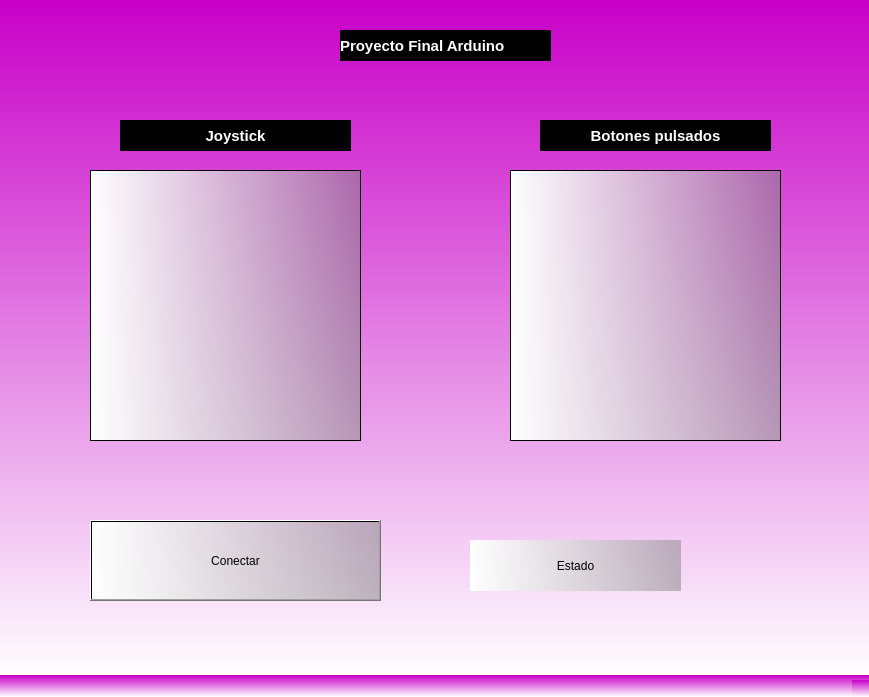
<?xml version="1.0" encoding="UTF-8"?>
<ui version="4.0">
 <class>MainWindow</class>
 <widget class="QMainWindow" name="MainWindow">
  <property name="geometry">
   <rect>
    <x>0</x>
    <y>0</y>
    <width>869</width>
    <height>697</height>
   </rect>
  </property>
  <property name="windowTitle">
   <string>MainWindow</string>
  </property>
  <property name="styleSheet">
   <string notr="true">background-color: qlineargradient(spread:pad, x1:0, y1:1 x2:0, y2:0, stop:1 rgba(200, 0, 200, 255), stop:0 rgba(255, 255, 255, 255));</string>
  </property>
  <widget class="QWidget" name="centralwidget">
   <widget class="QTextEdit" name="txt_botones">
    <property name="geometry">
     <rect>
      <x>510</x>
      <y>170</y>
      <width>271</width>
      <height>271</height>
     </rect>
    </property>
    <property name="styleSheet">
     <string notr="true">background-color:qlineargradient(spread:pad, x1:0, y1:0, x2:1, y2:0, stop:1 rgba(135, 135, 135, 135), stop:0 rgba(255, 255, 255, 255))</string>
    </property>
    <property name="documentTitle">
     <string/>
    </property>
    <property name="html">
     <string>&lt;!DOCTYPE HTML PUBLIC &quot;-//W3C//DTD HTML 4.0//EN&quot; &quot;http://www.w3.org/TR/REC-html40/strict.dtd&quot;&gt;
&lt;html&gt;&lt;head&gt;&lt;meta name=&quot;qrichtext&quot; content=&quot;1&quot; /&gt;&lt;style type=&quot;text/css&quot;&gt;
p, li { white-space: pre-wrap; }
&lt;/style&gt;&lt;/head&gt;&lt;body style=&quot; font-family:'MS Shell Dlg 2'; font-size:7.8pt; font-weight:400; font-style:normal;&quot;&gt;
&lt;p style=&quot;-qt-paragraph-type:empty; margin-top:0px; margin-bottom:0px; margin-left:0px; margin-right:0px; -qt-block-indent:0; text-indent:0px;&quot;&gt;&lt;br /&gt;&lt;/p&gt;&lt;/body&gt;&lt;/html&gt;</string>
    </property>
    <property name="acceptRichText">
     <bool>true</bool>
    </property>
   </widget>
   <widget class="QLabel" name="label_MovimientosJostick">
    <property name="geometry">
     <rect>
      <x>120</x>
      <y>120</y>
      <width>231</width>
      <height>31</height>
     </rect>
    </property>
    <property name="font">
     <font>
      <pointsize>11</pointsize>
      <weight>75</weight>
      <bold>true</bold>
     </font>
    </property>
    <property name="styleSheet">
     <string notr="true">

color:rgb(255, 255, 255);
background-color: rgb(0, 0, 0);</string>
    </property>
    <property name="text">
     <string>Joystick</string>
    </property>
    <property name="textFormat">
     <enum>Qt::PlainText</enum>
    </property>
    <property name="alignment">
     <set>Qt::AlignCenter</set>
    </property>
   </widget>
   <widget class="QLabel" name="label_AccionesBotones">
    <property name="geometry">
     <rect>
      <x>540</x>
      <y>120</y>
      <width>231</width>
      <height>31</height>
     </rect>
    </property>
    <property name="font">
     <font>
      <pointsize>11</pointsize>
      <weight>75</weight>
      <bold>true</bold>
     </font>
    </property>
    <property name="styleSheet">
     <string notr="true">color: rgb(255, 255, 255);
background-color:rgb(0, 0, 0);</string>
    </property>
    <property name="text">
     <string>Botones pulsados</string>
    </property>
    <property name="alignment">
     <set>Qt::AlignCenter</set>
    </property>
   </widget>
   <widget class="QLabel" name="label_Titulo">
    <property name="geometry">
     <rect>
      <x>340</x>
      <y>30</y>
      <width>211</width>
      <height>31</height>
     </rect>
    </property>
    <property name="font">
     <font>
      <pointsize>11</pointsize>
      <weight>75</weight>
      <bold>true</bold>
     </font>
    </property>
    <property name="styleSheet">
     <string notr="true">color: rgb(255, 255, 255);
background-color: rgb(0, 0, 0);</string>
    </property>
    <property name="text">
     <string>Proyecto Final Arduino</string>
    </property>
   </widget>
   <widget class="QPushButton" name="btn_Conectar">
    <property name="geometry">
     <rect>
      <x>90</x>
      <y>520</y>
      <width>291</width>
      <height>81</height>
     </rect>
    </property>
    <property name="styleSheet">
     <string notr="true">background-color:qlineargradient(spread:pad, x1:0, y1:0, x2:1, y2:0, stop:1 rgba(135, 135, 135, 135), stop:0 rgba(255, 255, 255, 255))</string>
    </property>
    <property name="text">
     <string>Conectar</string>
    </property>
   </widget>
   <widget class="QLabel" name="txt_estado">
    <property name="geometry">
     <rect>
      <x>470</x>
      <y>540</y>
      <width>211</width>
      <height>51</height>
     </rect>
    </property>
    <property name="styleSheet">
     <string notr="true">background-color:qlineargradient(spread:pad, x1:0, y1:0, x2:1, y2:0, stop:1 rgba(135, 135, 135, 135), stop:0 rgba(255, 255, 255, 255))</string>
    </property>
    <property name="text">
     <string>Estado</string>
    </property>
    <property name="alignment">
     <set>Qt::AlignCenter</set>
    </property>
   </widget>
   <widget class="QTextEdit" name="txt_joystick">
    <property name="geometry">
     <rect>
      <x>90</x>
      <y>170</y>
      <width>271</width>
      <height>271</height>
     </rect>
    </property>
    <property name="styleSheet">
     <string notr="true">background-color:qlineargradient(spread:pad, x1:0, y1:0, x2:1, y2:0, stop:1 rgba(135, 135, 135, 135), stop:0 rgba(255, 255, 255, 255))</string>
    </property>
    <property name="documentTitle">
     <string/>
    </property>
    <property name="html">
     <string>&lt;!DOCTYPE HTML PUBLIC &quot;-//W3C//DTD HTML 4.0//EN&quot; &quot;http://www.w3.org/TR/REC-html40/strict.dtd&quot;&gt;
&lt;html&gt;&lt;head&gt;&lt;meta name=&quot;qrichtext&quot; content=&quot;1&quot; /&gt;&lt;style type=&quot;text/css&quot;&gt;
p, li { white-space: pre-wrap; }
&lt;/style&gt;&lt;/head&gt;&lt;body style=&quot; font-family:'MS Shell Dlg 2'; font-size:7.8pt; font-weight:400; font-style:normal;&quot;&gt;
&lt;p style=&quot;-qt-paragraph-type:empty; margin-top:0px; margin-bottom:0px; margin-left:0px; margin-right:0px; -qt-block-indent:0; text-indent:0px;&quot;&gt;&lt;br /&gt;&lt;/p&gt;&lt;/body&gt;&lt;/html&gt;</string>
    </property>
    <property name="acceptRichText">
     <bool>true</bool>
    </property>
   </widget>
  </widget>
  <widget class="QMenuBar" name="menubar">
   <property name="geometry">
    <rect>
     <x>0</x>
     <y>0</y>
     <width>869</width>
     <height>26</height>
    </rect>
   </property>
  </widget>
  <widget class="QStatusBar" name="statusbar"/>
 </widget>
 <resources/>
 <connections/>
</ui>
